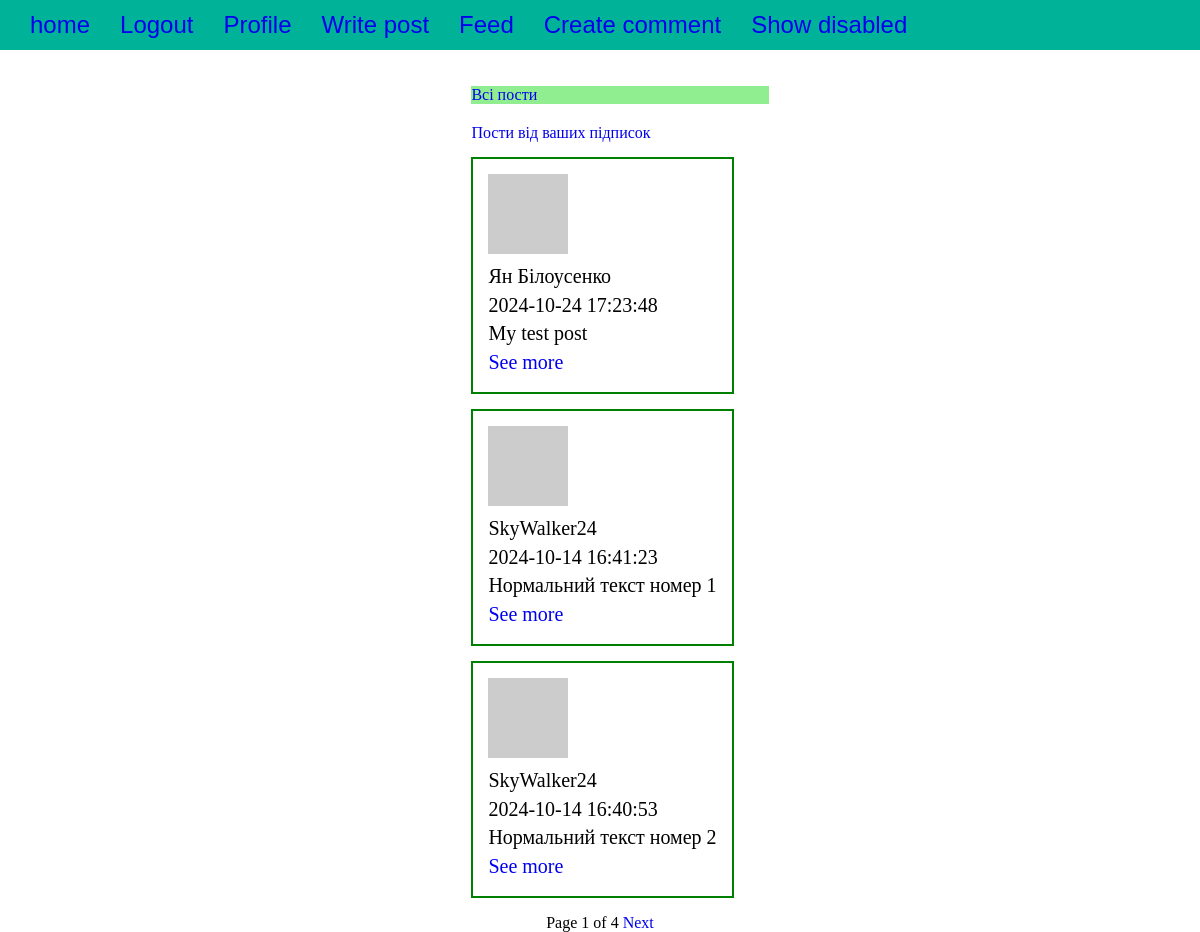
The app's page /posts (signed in), older data.
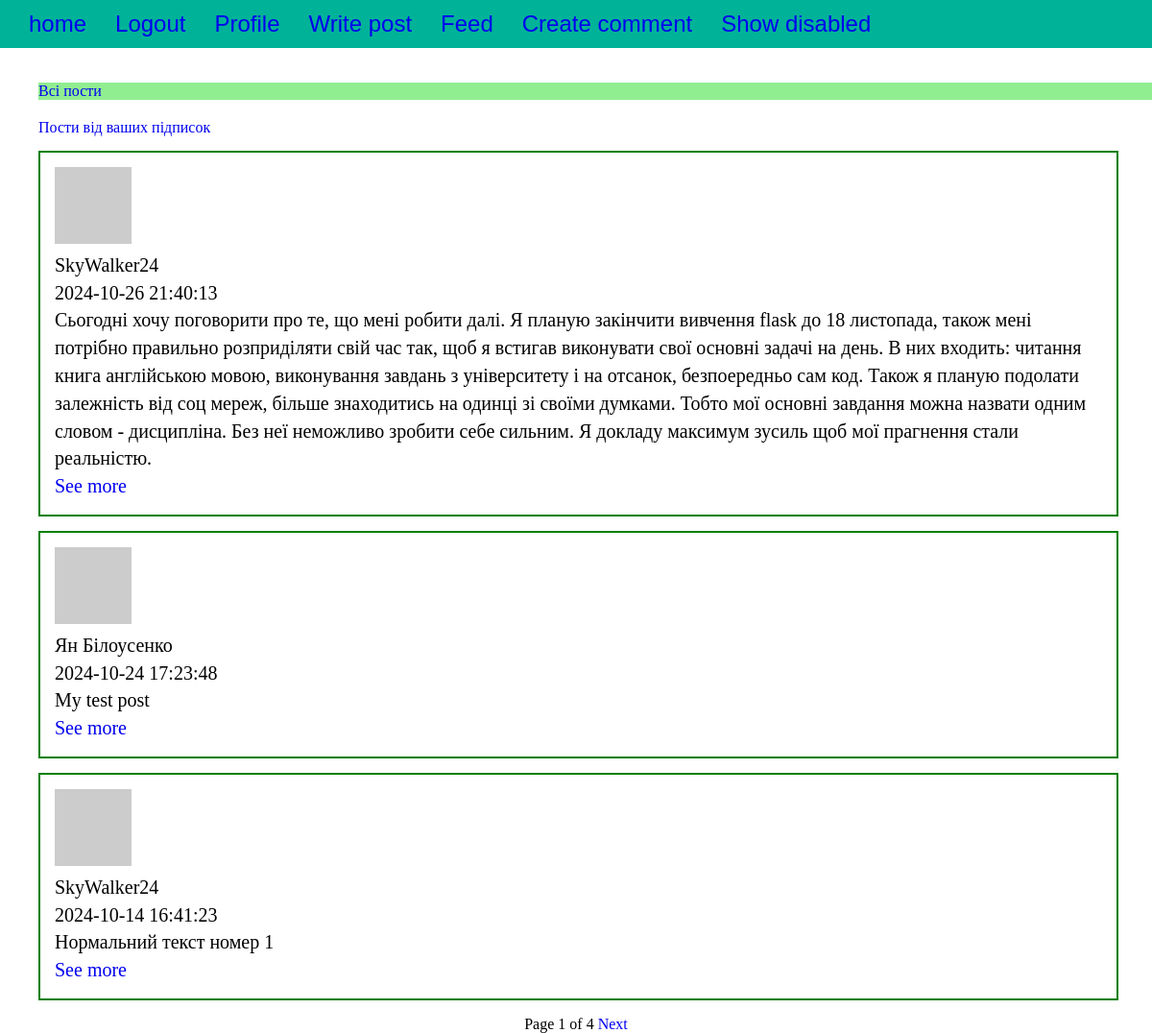
The same page, newer data.
### main.py (models this page shows, shortened)
class Post(db.Model):
    __tablename__ = 'posts'
    id = db.Column(db.Integer, primary_key=True)
    body = db.Column(db.Text)
    timestamp = db.Column(db.DateTime, index=True, default=datetime.now)
    author_id = db.Column(db.Integer, db.ForeignKey('users.id'))
    post_comments = db.relationship('PostComment', backref='post', lazy='dynamic')

class User(UserMixin, db.Model):
    __tablename__ = 'users'
    id = db.Column(db.Integer, primary_key=True)
    email = db.Column(db.String(64), unique=True, index=True)
    name = db.Column(db.String(64), unique=True, nullable=False)
    location = db.Column(db.String(64))
    about_me = db.Column(db.Text)
    member_since = db.Column(db.DateTime(), default=datetime.now)
    last_seen = db.Column(db.DateTime(), default=datetime.now)
    password_hash = db.Column(db.String(128))
    confirmed = db.Column(db.Boolean, default=False)
    avatar_hash = db.Column(db.String(32))
    followed = db.relationship('Follow', foreign_keys=[Follow.follower_id], backref=db.backref('follower', lazy='joined'),
                               lazy='dynamic', cascade='all, delete-orphan')
    follower = db.relationship('Follow', foreign_keys=[Follow.followed_id], backref=db.backref('followed', lazy='joined'),
                               lazy='dynamic', cascade='all, delete-orphan')
    posts = db.relationship('Post', backref='author', lazy='dynamic')
    comments = db.relationship('Comment', backref='user', lazy='dynamic')
    post_comments = db.relationship('PostComment', backref='user', lazy='dynamic')
    role_id = db.Column(db.Integer, db.ForeignKey('roles.id'))
    @property
    def password(self):
        raise AttributeError('password is not a readable attribute')
    def can(self, perm):
        return self.role is not None and self.role.has_permissions(perm)
    def is_admin(self):
        return self.can(Permission.ADMIN)
    def gravatar_hash(self):
        return hashlib.md5(self.email.lower().encode('utf-8')).hexdigest()
    def gravatar(self, size=100, default='identicon', rating='g'):
        if request.is_secure:
            url = 'https://secure.gravatar.com/avatar'
        else:
            url = 'http://www.gravatar.com/avatar'
        hash = self.avatar_hash or self.gravatar_hash()
        return f'{url}/{hash}?s={size}&d={default}&r={rating}'

### main.py (the view)
@app.route('/posts', methods=['GET', 'POST'])
@login_required
def posts():
    page = request.args.get('page', 1, type=int)
    show_followed = request.cookies.get('show_followed', '')
    if show_followed:
        pagination = Post.query.join(Follow, Follow.followed_id == Post.author_id)\
            .filter(Follow.follower_id == current_user.id)\
            .order_by(Post.timestamp.desc())\
            .paginate(page=page, per_page=3, error_out=False)
    else:
        pagination = Post.query.order_by(Post.timestamp.desc()).paginate(
            page=page, per_page=3, error_out=False
        )
    posts = pagination.items
    return render_template('posts.html', posts=posts, pagination=pagination)

### main.py (called while the page is built)
@login_manager.user_loader
def load_user(user_id):
    return User.query.get(int(user_id))

    def has_permissions(self, perm):
        return self.permissions & perm == perm

### templates/posts.html (shortened to what this page needs)
{% extends "home.html" %}
{% block post %}
<ul class="posts">
    <div class="filter-options">
        <a href="{{ url_for('show_all') }}" class="{{ 'btn-primary' if not request.cookies.get('show_followed') else 'btn-secondary' }}">
          Всі пости
        </a>
        <a href="{{ url_for('show_followed') }}" class="{{ 'btn-primary' if request.cookies.get('show_followed') else 'btn-secondary' }}">
          Пости від ваших підписок
        </a>
      </div>
    {% for post in posts %}
    <li class="post">
        <div class="profile-thumbnail">
            <a href="{{ url_for('.user', username=post.author.name) }}">
                <img class="img-rounded profile-thumbnail"
                     src="{{ post.author.gravatar(size=60) }}">
            </a>
            <div>{{ post.author.name }}</div>
        </div>
        <div class="post-date">
            {{ post.timestamp.strftime('%Y-%m-%d %H:%M:%S') }}
        </div>
        <div class="post-body">{{ post.body }}</div>
        <div><a href="{{ url_for('post', id=post.id) }}" class="see_more">See more</a></div>
    </li>
    {% else %}
    <li>No posts available.</li>
    {% endfor %}
</ul>
<div class="pagination">
    <span>Page {{ pagination.page }} of {{ pagination.pages }}</span>
    {% if pagination.has_next %}
        <a href="{{ url_for('posts', page=pagination.next_num) }}">Next</a>
    {% endif %}
</div>
{% endblock %}

Row changes from the older to the newer data that the page shows:
no longer on this page (row unchanged): Post: author.name "SkyWalker24", timestamp "2024-10-14 16:40:53", body "Нормальний текст номер 2"
added Post: author.name "SkyWalker24", timestamp "2024-10-26 21:40:13", body "Сьогодні хочу поговорити про те, що мені робити далі. Я планую закінчити вивчення flask до 18 листопада, також мені потрібно правильно розприділяти свій час так, щоб я встигав виконувати свої основні задачі на день. В них входить: читання книга англійською мовою, виконування завдань з університету і на отсанок, безпоередньо сам код. Також я планую подолати залежність від соц мереж, більше знаходитись на одинці зі своїми думками. Тобто мої основні завдання можна назвати одним словом - дисципліна. Без неї неможливо зробити себе сильним. Я докладу максимум зусиль щоб мої прагнення стали реальністю."
